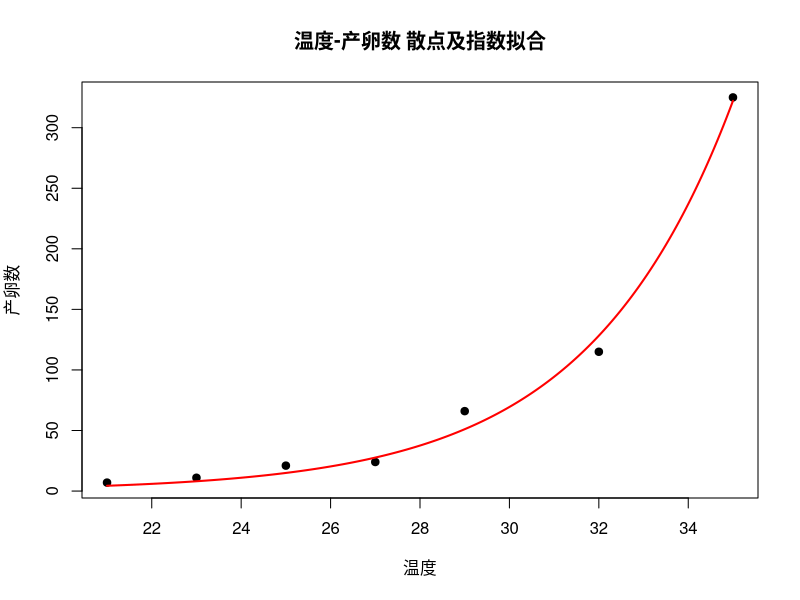
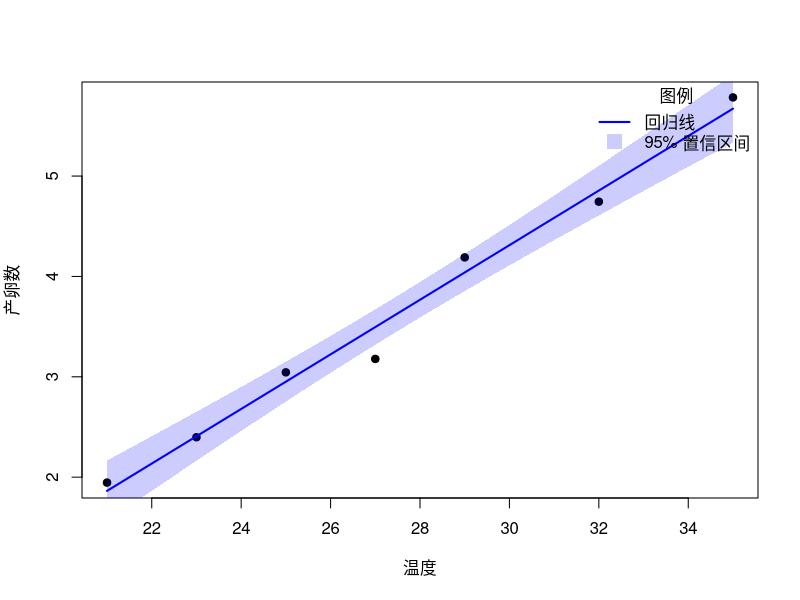

Recreate these plots in R, in order.
#例9-2
x <- c(21,23,25,27,29,32,35)
y <- c(7,11,21,24,66,115,325)
z <- log(y)
data <- data.frame(x, y)
# 1. 画散点图
plot(data$x, data$y,
     xlab = "温度",
     ylab = "产卵数",
     pch  = 19,
     main = "温度-产卵数 散点及指数拟合")

# 2. 用 nls 拟合 y = a * exp(b * x)
exp.mod <- nls(y ~ a * exp(b * x),
               data  = data,
               start = list(a = 1, b = 0.1))

# 查看拟合系数
coef(exp.mod)
#     a           b 
#（比如 a=1.23, b=0.20，具体值根据你的数据而定）

# 3. 在散点图上加上拟合曲线
#  3.1 生成细分的 x 供预测之用
x.seq <- seq(min(x), max(x), length.out = 200)
#  3.2 用拟合模型预测对应的 y 值
y.pred <- predict(exp.mod, newdata = data.frame(x = x.seq))
#  3.3 绘制曲线
lines(x.seq, y.pred, col = "red", lwd = 2)


data <- data.frame(x, z)
model <- lm(z ~ x, data = data)
summary(model)
confint(model)
plot(data$x, data$z,
     xlab  = "温度",
     ylab  = "产卵数",
     pch   = 19)
# 2. 生成平滑的 x 序列，计算预测值和置信区间
x.seq <- seq(min(data$x), max(data$x), length.out = 100)
pred  <- predict(model,
                 newdata   = data.frame(x = x.seq),
                 interval  = "confidence",
                 level     = 0.95)

# 3. 绘制置信带（半透明多边形）
polygon(
  x      = c(x.seq, rev(x.seq)),
  y      = c(pred[,"lwr"], rev(pred[,"upr"])),
  col    = rgb(0, 0, 1, 0.2),
  border = NA
)

# 4. 添加回归拟合线
lines(x.seq, pred[,"fit"], col = "blue", lwd = 2, lty = 1)

# 5. 添加图例（包含置信区间说明）
legend("topright",
       legend = c("回归线", "95% 置信区间"),
       col    = c("blue", rgb(0, 0, 1, 0.2)),
       lty    = c(1, NA),
       lwd    = c(2, NA),
       pch    = c(NA, 15),
       pt.cex = c(NA, 2),
       pt.bg  = c(NA, rgb(0, 0, 1, 0.2)),
       title  = "图例",
       bty    = "n"
)
print(model$coefficients)
coef(model)
